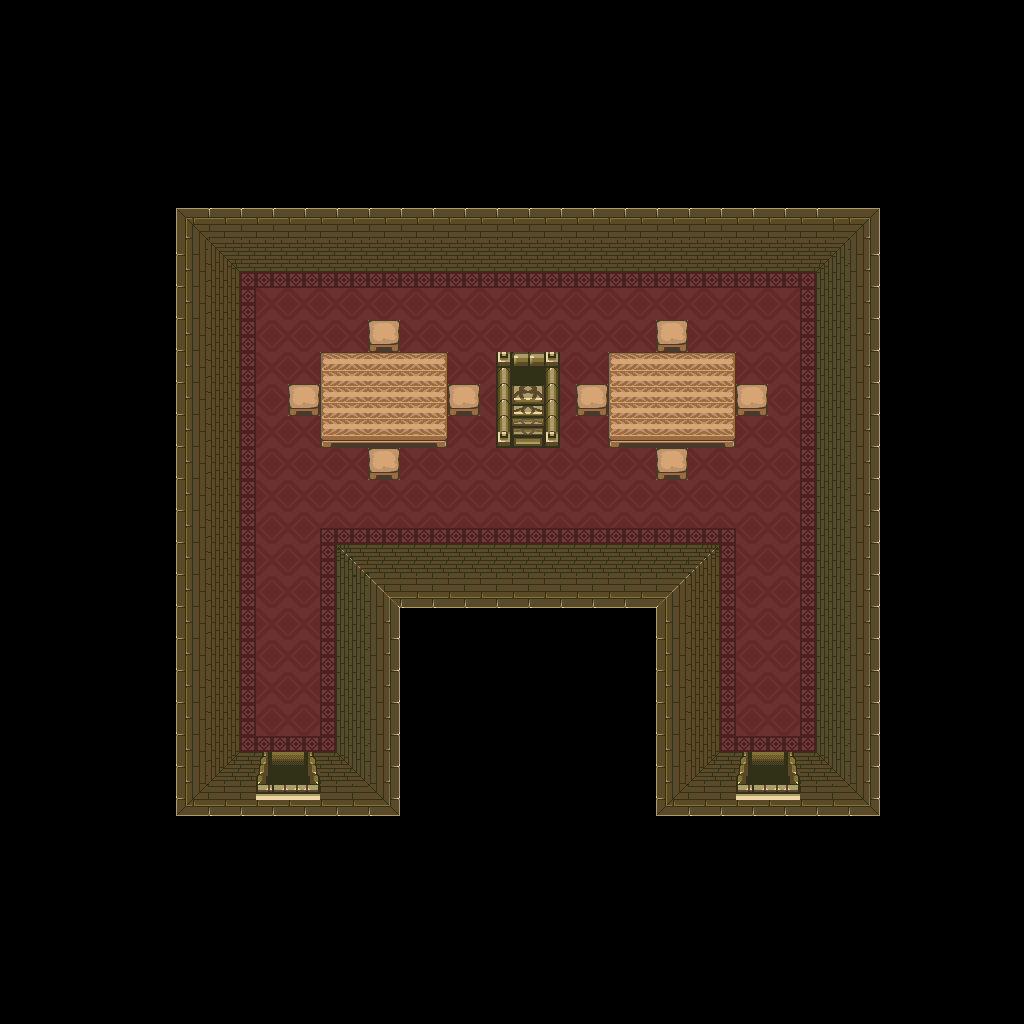

The image is a tile-based game level rendered from a .tmx file. Its description and source (layers, tilesets, objects; grid data summarised) follow:
An orthogonal 64x64 tile map with 16x16 px tiles, 1 tile layer (base), 1 hidden layer not drawn.

<map version="1.10" tiledversion="1.12.1" orientation="orthogonal" renderorder="right-down" width="64" height="64" tilewidth="16" tileheight="16" infinite="0" nextlayerid="3" nextobjectid="1">
 <tileset firstgid="1" source="../classiciphone_pics4.tsx" />
 <layer id="1" name="base" width="64" height="64">
  <data>[4096 cells, 4096 non-empty, 86 distinct tile ids]</data>
 </layer>
 <layer id="2" name="collision" width="64" height="64" visible="0">
  <properties><property name="collision" value="true" /></properties>
  <data>[4096 cells, 3422 non-empty, 1 distinct tile ids]</data>
 </layer>
</map>
